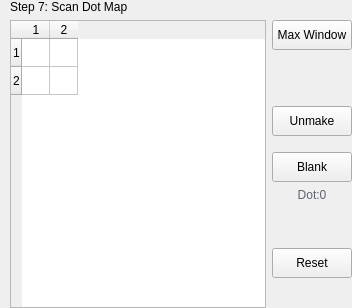
  <widget class="QWizardPage" name="wizardPage_pageDotCoord">
   <layout class="QGridLayout" name="gridLayout_pageDotCoord">
    <property name="leftMargin">
     <number>10</number>
    </property>
    <property name="topMargin">
     <number>0</number>
    </property>
    <property name="rightMargin">
     <number>0</number>
    </property>
    <property name="bottomMargin">
     <number>0</number>
    </property>
    <item row="2" column="1">
     <layout class="QVBoxLayout" name="verticalLayout_pageDotCoordButton" stretch="0,0,0,0,0,0,1,0,0">
      <item>
       <widget class="QPushButton" name="pushButton_pageDotCoordZoom">
        <property name="minimumSize">
         <size>
          <width>75</width>
          <height>30</height>
         </size>
        </property>
        <property name="text">
         <string>Max Window</string>
        </property>
       </widget>
      </item>
      <item>
       <spacer name="verticalSpacer_16">
        <property name="orientation">
         <enum>Qt::Vertical</enum>
        </property>
        <property name="sizeHint" stdset="0">
         <size>
          <width>20</width>
          <height>50</height>
         </size>
        </property>
       </spacer>
      </item>
      <item>
       <widget class="QPushButton" name="pushButton_pageDotCoordCancel">
        <property name="enabled">
         <bool>true</bool>
        </property>
        <property name="minimumSize">
         <size>
          <width>75</width>
          <height>30</height>
         </size>
        </property>
        <property name="text">
         <string>Unmake</string>
        </property>
       </widget>
      </item>
      <item>
       <spacer name="verticalSpacer_15">
        <property name="orientation">
         <enum>Qt::Vertical</enum>
        </property>
        <property name="sizeType">
         <enum>QSizePolicy::Fixed</enum>
        </property>
        <property name="sizeHint" stdset="0">
         <size>
          <width>20</width>
          <height>10</height>
         </size>
        </property>
       </spacer>
      </item>
      <item>
       <widget class="QPushButton" name="pushButton_pageDotCoordEmpty">
        <property name="minimumSize">
         <size>
          <width>75</width>
          <height>30</height>
         </size>
        </property>
        <property name="text">
         <string>Blank</string>
        </property>
       </widget>
      </item>
      <item>
       <widget class="QLabel" name="label_pageDotCoordEmptyConut">
        <property name="palette">
         <palette>
          <active>
           <colorrole role="WindowText">
            <brush brushstyle="SolidPattern">
             <color alpha="255">
              <red>93</red>
              <green>99</green>
              <blue>111</blue>
             </color>
            </brush>
           </colorrole>
          </active>
          <inactive>
           <colorrole role="WindowText">
            <brush brushstyle="SolidPattern">
             <color alpha="255">
              <red>93</red>
              <green>99</green>
              <blue>111</blue>
             </color>
            </brush>
           </colorrole>
          </inactive>
          <disabled>
           <colorrole role="WindowText">
            <brush brushstyle="SolidPattern">
             <color alpha="255">
              <red>120</red>
              <green>120</green>
              <blue>120</blue>
             </color>
            </brush>
           </colorrole>
          </disabled>
         </palette>
        </property>
        <property name="text">
         <string>Dot:0</string>
        </property>
        <property name="alignment">
         <set>Qt::AlignCenter</set>
        </property>
       </widget>
      </item>
      <item>
       <spacer name="verticalSpacer_pageDotCoordSpace2">
        <property name="orientation">
         <enum>Qt::Vertical</enum>
        </property>
        <property name="sizeHint" stdset="0">
         <size>
          <width>20</width>
          <height>40</height>
         </size>
        </property>
       </spacer>
      </item>
      <item>
       <widget class="QPushButton" name="pushButton_pageDotCoordReset">
        <property name="minimumSize">
         <size>
          <width>75</width>
          <height>30</height>
         </size>
        </property>
        <property name="text">
         <string>Reset</string>
        </property>
       </widget>
      </item>
      <item>
       <spacer name="verticalSpacer_pageDotCoordSpace1">
        <property name="orientation">
         <enum>Qt::Vertical</enum>
        </property>
        <property name="sizeHint" stdset="0">
         <size>
          <width>20</width>
          <height>30</height>
         </size>
        </property>
       </spacer>
      </item>
     </layout>
    </item>
    <item row="2" column="0">
     <layout class="QVBoxLayout" name="verticalLayout_pageDotCoordDot">
      <item>
       <widget class="QTableWidget" name="tableWidget_pageDotCoord">
        <property name="verticalScrollBarPolicy">
         <enum>Qt::ScrollBarAsNeeded</enum>
        </property>
        <property name="horizontalScrollBarPolicy">
         <enum>Qt::ScrollBarAsNeeded</enum>
        </property>
        <property name="autoScroll">
         <bool>true</bool>
        </property>
        <property name="editTriggers">
         <set>QAbstractItemView::NoEditTriggers</set>
        </property>
        <property name="dragEnabled">
         <bool>false</bool>
        </property>
        <property name="defaultDropAction">
         <enum>Qt::IgnoreAction</enum>
        </property>
        <property name="alternatingRowColors">
         <bool>false</bool>
        </property>
        <property name="selectionMode">
         <enum>QAbstractItemView::ExtendedSelection</enum>
        </property>
        <property name="selectionBehavior">
         <enum>QAbstractItemView::SelectItems</enum>
        </property>
        <property name="wordWrap">
         <bool>true</bool>
        </property>
        <property name="rowCount">
         <number>2</number>
        </property>
        <property name="columnCount">
         <number>2</number>
        </property>
        <attribute name="horizontalHeaderDefaultSectionSize">
         <number>28</number>
        </attribute>
        <attribute name="horizontalHeaderMinimumSectionSize">
         <number>28</number>
        </attribute>
        <attribute name="verticalHeaderCascadingSectionResizes">
         <bool>true</bool>
        </attribute>
        <attribute name="verticalHeaderDefaultSectionSize">
         <number>28</number>
        </attribute>
        <attribute name="verticalHeaderMinimumSectionSize">
         <number>28</number>
        </attribute>
        <attribute name="verticalHeaderShowSortIndicator" stdset="0">
         <bool>false</bool>
        </attribute>
        <attribute name="verticalHeaderStretchLastSection">
         <bool>false</bool>
        </attribute>
        <row/>
        <row/>
        <column/>
        <column/>
       </widget>
      </item>
     </layout>
    </item>
    <item row="0" column="0" rowspan="2">
     <widget class="QLabel" name="label_pageDotCoordHint">
      <property name="font">
       <font>
        <family>Arial</family>
        <weight>50</weight>
        <bold>false</bold>
       </font>
      </property>
      <property name="text">
       <string>Step 7: Scan Dot Map</string>
      </property>
     </widget>
    </item>
   </layout>
  </widget>
